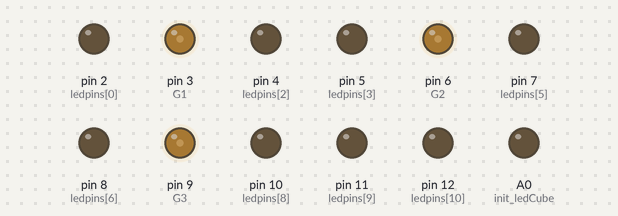
The sketch below on a simulated Arduino Uno, built with avr-gcc and run on an emulated ATmega328P. Shown: output pins drawn as LEDs (lit = HIGH). What the sketch prints to the serial monitor is not drawn.

Above: at 0.15 s.
At 6.04 s:
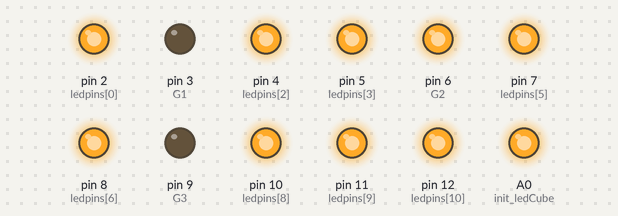
At 7.91 s:
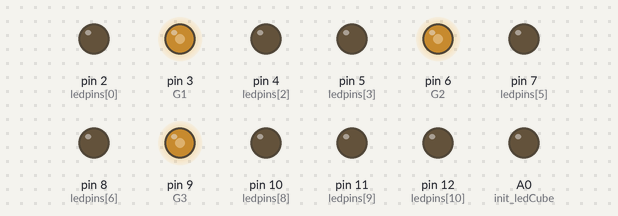
At 17.07 s:
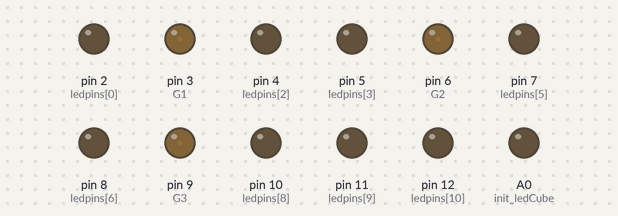
At 26.24 s:
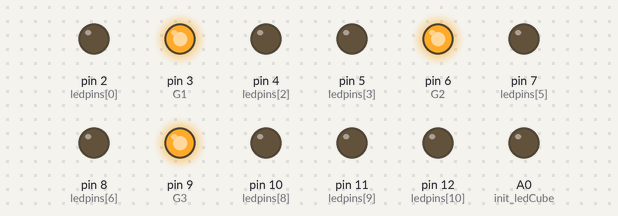
At 35.09 s:
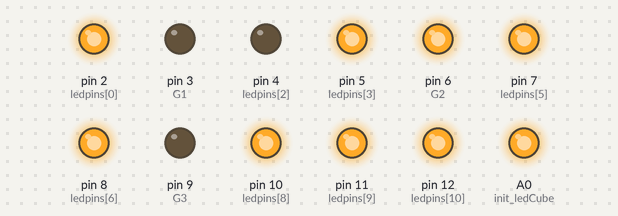
Timing chart, 0 to 40.0 s (numbered marks = the images above):
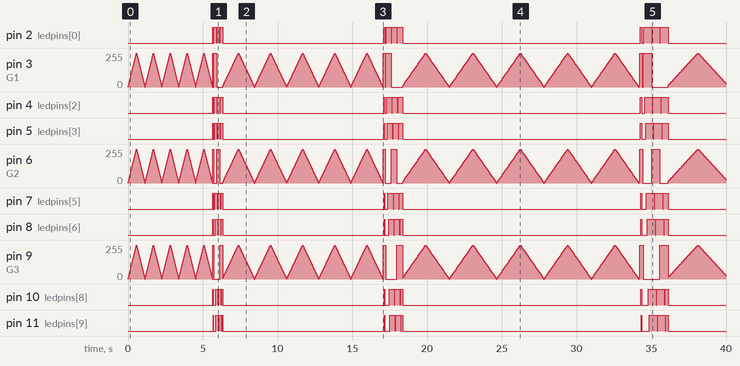

The sketch:

led_CUBE.ino
```cpp
#include "sourceledCUBE.h"
int it=1;
void setup() {
init_ledCube();
}

void loop() {
  it=it+10;
  if(it>300){
    it=1;
    }
effect3(it);
effect2(it);
effect1(it);
checkAllLed(it);
}
```

sourceledCUBE.h
```cpp
#define G1 3
#define G2 6
#define G3 9
#define GND3 2
#define GND2 4
#define GND1 5
#define GND6 7
#define GND5 8
#define GND4 10
#define GND9 11
#define GND8 12
#define GND7 A0
int c=225;
 int i=0;
int brightness = 0;    // how bright the LED is
int fadeAmount = 5;    // how many points to fade the LED by
// the power pins
bool brightval;
int t;
int ledpins[] = {
2,3,4,5,6,7,8,9,10,11,12

};
void init_ledCube (int ledcount=11) {
  Serial.begin(9600);
  for (int thispin = 0; thispin < ledcount; thispin++) {
    pinMode(ledpins[thispin], OUTPUT);
    pinMode(A0, OUTPUT);


    digitalWrite(ledpins[thispin],1);
Serial.println(ledpins[thispin]);
  }

}

void enable_front_phase(){
 digitalWrite(G1,1);

  }
void enable_mid_phase(){
 digitalWrite(G2,1);

  }

void enable_back_phase(){
 digitalWrite(G3,1);

  }
void disable_front_phase(){
 digitalWrite(G1,0);

  }
void disable_mid_phase(){
 digitalWrite(G2,0);

  }

void disable_back_phase(){
 digitalWrite(G3,0);

  }
void blinkLed(int RowName,int timeDelay){
digitalWrite(RowName,0);
delay(timeDelay);
digitalWrite(RowName,1);
delay(timeDelay);
  }
void OnLed(int RowName){
digitalWrite(RowName,0);
  }
void OffLed(int RowName){
digitalWrite(RowName,1);
  }
void checkAllLed(int i){
enable_front_phase();
blinkLed(GND3,i);
blinkLed(GND2,i);
blinkLed(GND1,i);
blinkLed(GND6,i);
blinkLed(GND5,i);
blinkLed(GND4,i);
blinkLed(GND9,i);
blinkLed(GND8,i);
blinkLed(GND7,i);
disable_front_phase();
enable_mid_phase();
blinkLed(GND3,i);
blinkLed(GND2,i);
blinkLed(GND1,i);
blinkLed(GND6,i);
blinkLed(GND5,i);
blinkLed(GND4,i);
blinkLed(GND9,i);
blinkLed(GND8,i);
blinkLed(GND7,i);
disable_mid_phase();
enable_back_phase();
blinkLed(GND3,i);
blinkLed(GND2,i);
blinkLed(GND1,i);
blinkLed(GND6,i);
blinkLed(GND5,i);
blinkLed(GND4,i);
blinkLed(GND9,i);
blinkLed(GND8,i);
blinkLed(GND7,i);
disable_back_phase();
  }

 void effect1(int t){
enable_front_phase();
OnLed(GND3);
OnLed(GND2);
OnLed(GND1);
OnLed(GND6);
OnLed(GND5);
OnLed(GND4);
OnLed(GND9);
OnLed(GND8);
OnLed(GND7);
delay(t);
disable_front_phase();
enable_mid_phase();
OnLed(GND3);
OnLed(GND2);
OnLed(GND1);
OnLed(GND6);
OnLed(GND5);
OnLed(GND4);
OnLed(GND9);
OnLed(GND8);
OnLed(GND7);
delay(t);
disable_mid_phase();
enable_back_phase();
OnLed(GND3);
OnLed(GND2);
OnLed(GND1);
OnLed(GND6);
OnLed(GND5);
OnLed(GND4);
OnLed(GND9);
OnLed(GND8);
OnLed(GND7);
delay(t);
disable_back_phase();
disable_mid_phase();
disable_front_phase();
  }

 void effect2(int t){

enable_front_phase();
enable_mid_phase();
enable_back_phase();
OnLed(GND3);
OnLed(GND2);
OnLed(GND1);
delay(t);
OffLed(GND3);
OffLed(GND2);
OffLed(GND1);
OnLed(GND6);
OnLed(GND5);
OnLed(GND4);
delay(t);
OnLed(GND9);
OnLed(GND8);
OnLed(GND7);
OffLed(GND6);
OffLed(GND5);
OffLed(GND4);
delay(t);
OffLed(GND9);
OffLed(GND8);
OffLed(GND7);
delay(t);
OffLed(GND9);
OffLed(GND8);
OffLed(GND7);
OffLed(GND3);
OffLed(GND2);
OffLed(GND1);
OffLed(GND6);
OffLed(GND5);
OffLed(GND4);
  }
void effect3(int t){
  i=0;
while(i<=510){
OnLed(GND3);
OnLed(GND2);
OnLed(GND1);
OnLed(GND6);
OnLed(GND5);
OnLed(GND4);
OnLed(GND9);
OnLed(GND8);
OnLed(GND7);
i=i+1;
 analogWrite(3, brightness);
  analogWrite(6, brightness);
   analogWrite(9, brightness);
  // change the brightness for next time through the loop:
  brightness = brightness + fadeAmount;

  // reverse the direction of the fading at the ends of the fade:
  if (brightness <= 0 || brightness >= 255) {
    fadeAmount = -fadeAmount;
  }
  // wait for 10 milliseconds to see the dimming effect
  delay(t);
}
   }
```
